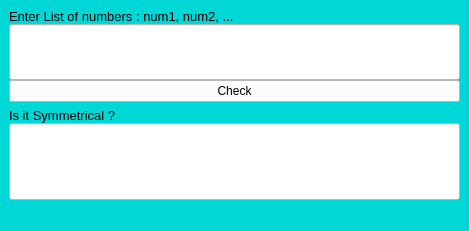
<?xml version="1.0" encoding="UTF-8"?>
<ui version="4.0">
 <class>MainWindow</class>
 <widget class="QMainWindow" name="MainWindow">
  <property name="geometry">
   <rect>
    <x>0</x>
    <y>0</y>
    <width>469</width>
    <height>231</height>
   </rect>
  </property>
  <property name="windowTitle">
   <string>Symmetrical List</string>
  </property>
  <property name="styleSheet">
   <string notr="true">background-color: rgb(0, 216, 216);</string>
  </property>
  <widget class="QWidget" name="centralwidget">
   <layout class="QVBoxLayout" name="verticalLayout_3">
    <item>
     <layout class="QVBoxLayout" name="verticalLayout">
      <property name="spacing">
       <number>0</number>
      </property>
      <item>
       <widget class="QLabel" name="label_2">
        <property name="font">
         <font>
          <pointsize>10</pointsize>
         </font>
        </property>
        <property name="text">
         <string>Enter List of numbers : num1, num2, ...</string>
        </property>
       </widget>
      </item>
      <item>
       <widget class="QLineEdit" name="textbox_1">
        <property name="sizePolicy">
         <sizepolicy hsizetype="Expanding" vsizetype="Expanding">
          <horstretch>0</horstretch>
          <verstretch>0</verstretch>
         </sizepolicy>
        </property>
        <property name="font">
         <font>
          <pointsize>12</pointsize>
         </font>
        </property>
        <property name="styleSheet">
         <string notr="true">background-color: rgb(255, 255, 255);</string>
        </property>
        <property name="text">
         <string/>
        </property>
        <property name="alignment">
         <set>Qt::AlignCenter</set>
        </property>
       </widget>
      </item>
      <item>
       <widget class="QPushButton" name="check_btn">
        <property name="styleSheet">
         <string notr="true">background-color: rgb(255, 255, 255);</string>
        </property>
        <property name="text">
         <string>Check</string>
        </property>
       </widget>
      </item>
     </layout>
    </item>
    <item>
     <layout class="QVBoxLayout" name="verticalLayout_2">
      <property name="spacing">
       <number>0</number>
      </property>
      <item>
       <widget class="QLabel" name="label">
        <property name="font">
         <font>
          <pointsize>10</pointsize>
         </font>
        </property>
        <property name="text">
         <string>Is it Symmetrical ?</string>
        </property>
       </widget>
      </item>
      <item>
       <widget class="QLineEdit" name="textbox_2">
        <property name="sizePolicy">
         <sizepolicy hsizetype="Expanding" vsizetype="Expanding">
          <horstretch>0</horstretch>
          <verstretch>0</verstretch>
         </sizepolicy>
        </property>
        <property name="font">
         <font>
          <pointsize>14</pointsize>
         </font>
        </property>
        <property name="styleSheet">
         <string notr="true">background-color: rgb(255, 255, 255);</string>
        </property>
        <property name="alignment">
         <set>Qt::AlignCenter</set>
        </property>
        <property name="readOnly">
         <bool>true</bool>
        </property>
       </widget>
      </item>
     </layout>
    </item>
   </layout>
  </widget>
  <widget class="QMenuBar" name="menubar">
   <property name="geometry">
    <rect>
     <x>0</x>
     <y>0</y>
     <width>469</width>
     <height>22</height>
    </rect>
   </property>
  </widget>
  <widget class="QStatusBar" name="statusbar"/>
 </widget>
 <resources/>
 <connections/>
</ui>
